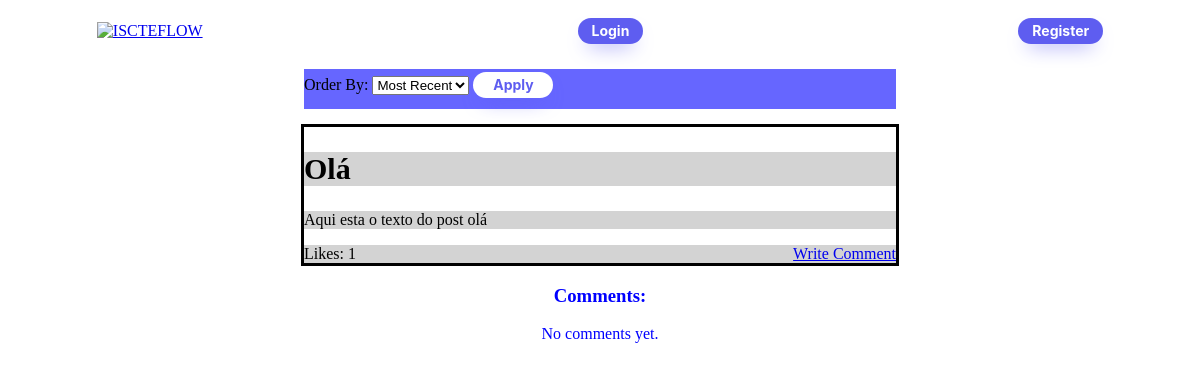
Before: /home/ with the older database file.
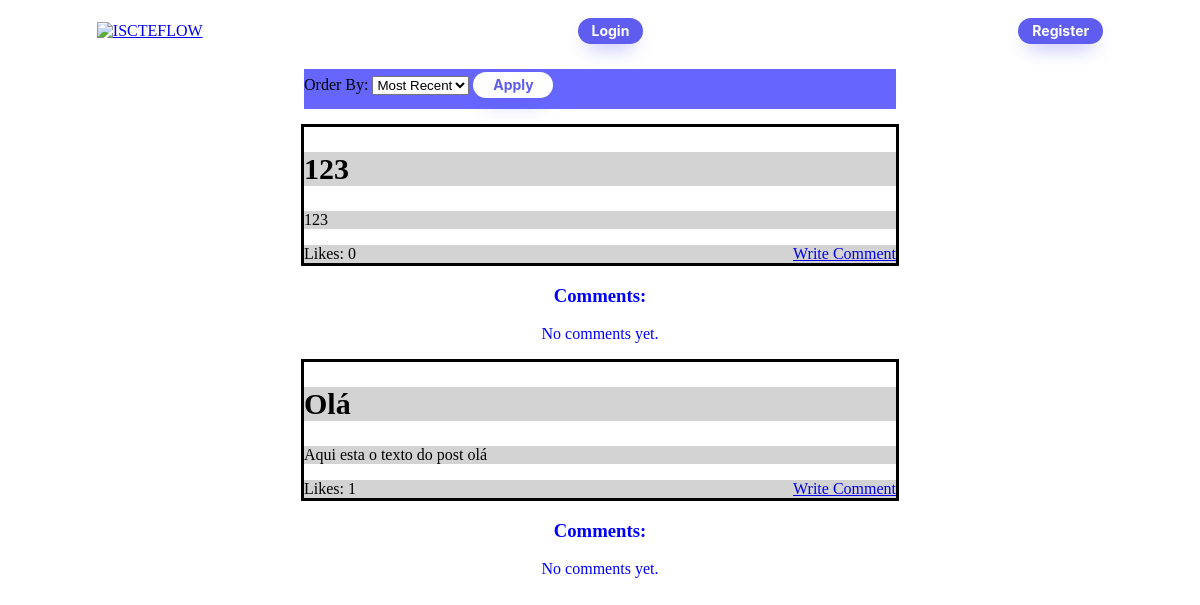
After: the same page with the newer database file.
### home/models.py (models this page shows, shortened)
class Post(models.Model):
    author = models.ForeignKey(User, on_delete=models.SET_NULL, blank=True, null=True)
    post_content = models.TextField()
    post_time = models.DateTimeField('post date')
    post_title = models.CharField(max_length=100, default='No title')
    liked_by = models.ManyToManyField(User, related_name='post_likes')
    likes_count = models.PositiveIntegerField(default=0)
    topic = models.CharField(max_length=100, null=True)
    favorited_by = models.ManyToManyField(User, related_name='favorite_posts')

### home/views.py (the view)
# urls.py: path('', views.index, name='index'),
def index(request):
    order_by = request.GET.get('order_by', 'time')  # Get the 'order_by' query parameter from the request
    if order_by == 'likes':
        latest_post_list = Post.objects.order_by('-likes_count', '-post_time')[:5]
    else:
        latest_post_list = Post.objects.order_by('-post_time')[:5]
    context = {
        'latest_post_list': latest_post_list,
        'order_by': order_by,
    }
    return render(request, 'home/index.html', context)

### home/templates/home/index.html (shortened to what this page needs)
<!DOCTYPE html>
<html lang="en">
<head>
    {% load static %}
    <link rel="stylesheet" type="text/css" href="{% static 'home/css/styles.css'  %}">
</head>
<body>
        <div class="navbar">
            <a href="/home">
        <img src="{% static 'home/images/image.png'%}" alt="ISCTEFLOW" width="500" height="150">
        </a>
            {% if user.is_authenticated %}
                <section class="user-info">
                    Welcome, <a href="{% url 'home:profile' %}">{{ user.username }}</a>!
                    <a href="{% url 'home:logout' %}">Logout</a>
                </section>
            {% else %}
                <button class="button-34" onclick="window.location.href='{% url 'home:login' %}'">Login</button>
                <button class="button-34" onclick="window.location.href='{% url 'home:register' %}'">Register</button>
            {% endif %}
        </div>
        <div class="filter">
            {% if latest_post_list %}
                <form method="get" action="{% url 'home:index' %}">
                    <label for="order_by">Order By:</label>
                    <select id="order_by" name="order_by">
                        <option value="time" {% if order_by == 'time' %}selected{% endif %}>Most Recent</option>
                    </select>
                    <button class="button-35" type="submit">Apply</button>
                </form>
        </div>
{% for post in latest_post_list %}
        <div class="post">
            <section class="post_tittle">
                <h2> {{ post.post_title }} </h2>
            </section>
            <section class="post_content">
                <p>{{ post.post_content }} </p>
            </section>
            <section class="actions_post">
                Likes: {{ post.likes_count }}
                 {% if user.is_authenticated %}
                    <form method="post" action="{% url 'home:like' post.id %}">
                        {% csrf_token %}
                        <button class="button-34" type="submit">Like</button>
                    </form>
                    <a href="{% url 'home:write_comment' post.id %}">Write Comment</a>
                {% else %}
                    <a href="{% url 'home:not_logged_error' %}">Write Comment</a>
                {% endif %}
            </section>
        </div>
        <div class="comment-section">
       <h3>Comments:</h3>
       {% for comment in post.comment_set.all %}
            <p>{{ comment.comment_text }}</p>
       {% empty %}
            <p>No comments yet.</p>
       {% endfor %}
        </div>
    {% endfor %}
{% else %}
<p>Nao ha publicacoes</p>
{% endif %}
</body>
</html>

Changed rows visible on the page:
added Post: post_title "123", post_content "123", likes_count "0"
